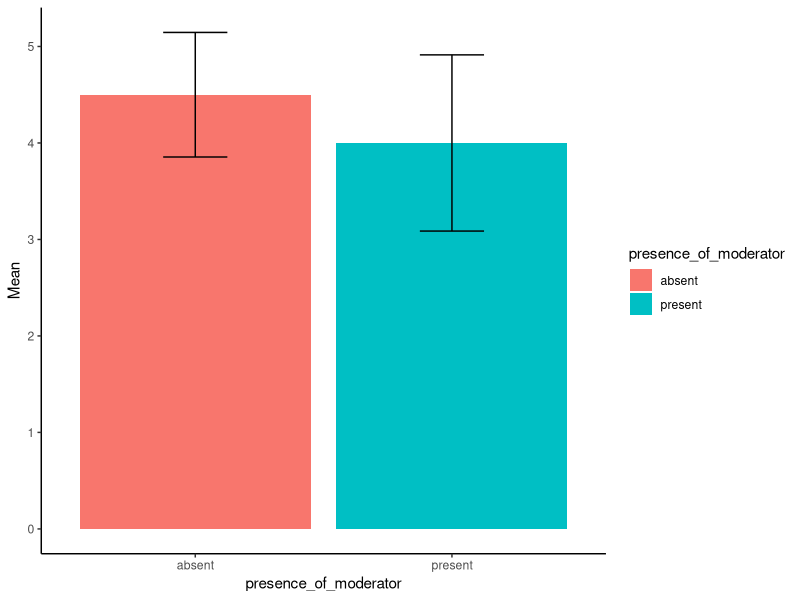
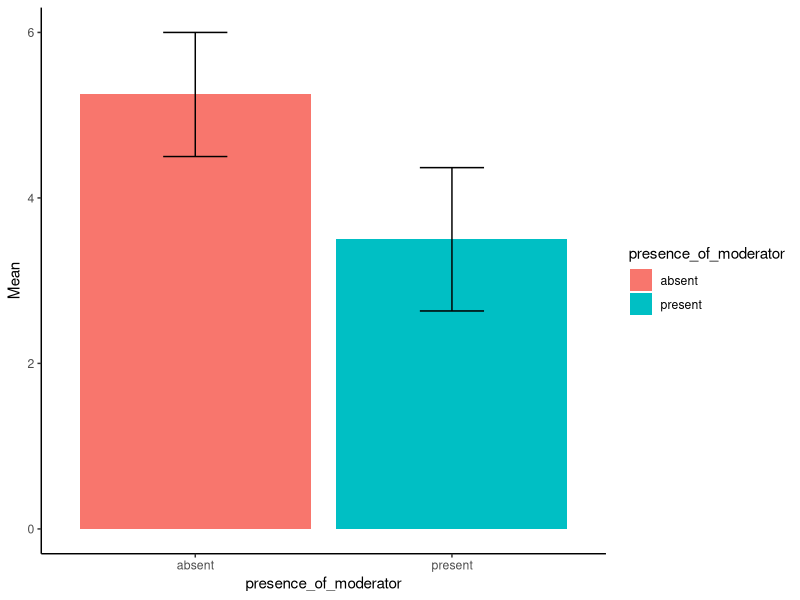

Reproduce these figures in R, in order.
## ---- chunk 1
###Data Preparation

####Load Relevant Libraries and Functions

library(tidyverse)
library(plotrix) #and others if necessary
#library(qualtRics) #haven't gotten API access yet, so ignoring this for nnow

####Import data

data <- read_csv("../pilotadata.csv")

#am going to use qualtRics package to import directly but haven't gotten API access yet so importing csv file directly

#### Data exclusion / filtering

data <- data %>% 
  mutate(id = row_number()) %>% 
  select(id, everything()) %>% 
  filter(Consent == "I do consent to participate") %>% #consenting
  filter(Mch.z1 == "sometimes have sore antennas",
         Mch.z2 == "eating yona plants produces antenna soreness",
         Mch.d1 == "they are sometimes exposed to smoke from forest fires",
         Mch.d2 == "saline soil causes bumpy stems in drols",
         Mch.g1 == "they are sometimes exposed to sulfuric acid",
         Mch.g2 == "exposure to sulfuric acid causes surface cracks in grimonds",
         Mch.y1 == "they sometimes eat marine snails",
         Mch.y2 == "eating marine snails causes a brownish tint on yuyus' feathers") %>% #check questions
  subset(select = -c(2:19)) %>% 
  select(-starts_with(c("Mch", #getting rid of irrelevant columns
                        "Comm",
                        "Age", 
                        "Gender",
                        "prolific-id",
                        "PROLIFIC_PID",
                        "tableorder"))) %>% 
  pivot_longer(!c(id, task, moderator), names_to = "question_type", values_to = "rating") %>% #turn table into longer
  mutate(presence_of_moderator = case_when(moderator == "drolyuyu" & grepl("d3", question_type) ~ "present", #create column indicating whether it was moderated or not
         moderator == "drolyuyu" & grepl("d4", question_type) ~ "present",
         moderator == "drolyuyu" & grepl("y3", question_type) ~ "present",
         moderator == "drolyuyu" & grepl("y4", question_type) ~ "present",
         moderator == "zelmogrimond" & grepl("z3", question_type) ~ "present",
         moderator == "zelmogrimond" & grepl("z4", question_type) ~ "present",
         moderator == "zelmogrimond" & grepl("Z3", question_type) ~ "present",
         moderator == "zelmogrimond" & grepl("Z4", question_type) ~ "present",
         moderator == "zelmogrimond" & grepl("g3", question_type) ~ "present",
         moderator == "zelmogrimond" & grepl("g4", question_type) ~ "present",
         TRUE ~ "absent")) %>% 
  mutate("question_type" = case_when(grepl("CaTy", question_type) ~ "causal_type", #change column names
                                     grepl("ExTy", question_type) ~ "explanatory_type",
                                     grepl("CaTo", question_type) ~ "causal_token",
                                     grepl("ExTo", question_type) ~ "explanatory_token",
                                     grepl("Ty.CF", question_type) ~ "counterfactual_type",
                                     grepl("To.CF", question_type) ~ "counterfactual_token")) %>% 
    select(-c(moderator, task)) #get rid of last remaining unnecessary columns
## ---- chunk 2
#perform ANOVA on causal/explanatory ratings

dataconfirmatory <- data %>% 
  filter(grepl("counterfactual", question_type) == FALSE)

aov1 <- aov(rating ~ presence_of_moderator*question_type, data)

summary(aov1)

#plot using ggplot

confirmatoryplot <- dataconfirmatory %>% 
  group_by(presence_of_moderator) %>% 
  summarize(Mean = mean(as.numeric(rating), na.rm = TRUE), SEM = std.error(rating, na.rm = TRUE))

ggplot(confirmatoryplot, aes(x = presence_of_moderator, y = Mean, fill = presence_of_moderator)) +
  geom_bar(position = "dodge", stat = "identity") +
  geom_errorbar(aes(ymin = Mean - SEM, ymax = Mean + SEM), position = position_dodge(.9), width = .25) +
  theme_classic()

#will fix up this graph to make it a bit prettier later!

## ---- chunk 3
#perform ANOVA on counterfactual ratings

datacounterfactual <- data %>% 
  filter(grepl("counterfactual", question_type))

aov2 <- aov(rating ~ presence_of_moderator*question_type, data)

summary(aov2)

counterfactualplot <- datacounterfactual %>% 
  group_by(presence_of_moderator) %>% 
  summarize(Mean = mean(as.numeric(rating), na.rm = TRUE), SEM = std.error(rating, na.rm = TRUE))

ggplot(counterfactualplot, aes(x = presence_of_moderator, y = Mean, fill = presence_of_moderator)) +
  geom_bar(position = "dodge", stat = "identity") +
  geom_errorbar(aes(ymin = Mean - SEM, ymax = Mean + SEM), position = position_dodge(.9), width = .25) +
  theme_classic()

